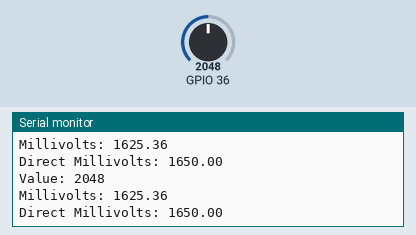
Bench run of a program on a simulated ESP32. Parts: the last lines printed to the serial monitor. The test bench sets the inputs (shaded band); at power-on: GPIO 36 = 2048.

Above: at 1.2 s.
1.3 s: GPIO 36 set to 2866
At 2.6 s:
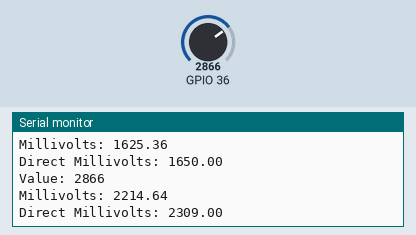
2.8 s: GPIO 36 set to 3603
At 3.8 s:
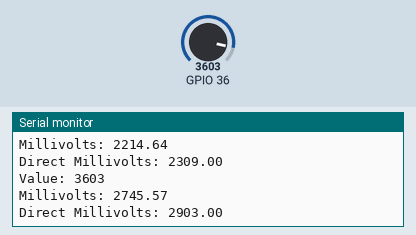
Timing chart, 0 to 5.8 s (numbered marks = the images above; inputs shaded):
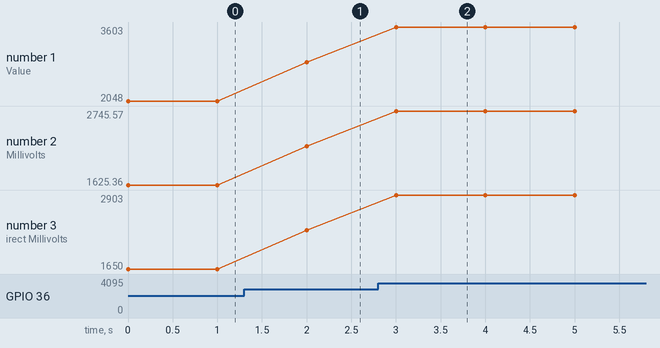

The program:

main.cpp
```cpp
// See https://docs.espressif.com/projects/arduino-esp32/en/latest/api/adc.html
// Example of using ADC on ESP32 with Arduino framework
#include <Arduino.h>
#include <driver/adc.h>

void setup() {
    Serial.begin(115200);
    // Configure ADC on GPIO 36 (ADC1_CH0)
    analogSetPinAttenuation(36, (adc_attenuation_t)ADC_ATTEN_DB_12);  // Set attenuation to 12dB (max ~3.1V)
    analogSetWidth(12);                                               // Set ADC resolution to 12 bits (0-4095)
}

void loop() {
    // Read raw ADC value (0-4095)
    int value = analogRead(36);
    Serial.println("Value: " + String(value));

    // Convert raw value to millivolts (150-3100mV with 11dB or 12dB attenuation with ESP32)
    float voltage = (float)value * (3100.0 - 150.0) / 4095.0 + 150.0;

    // Directly read voltage in millivolts
    float direct_voltage = analogReadMilliVolts(36);

    // Print calculated and direct millivolt values
    Serial.println("Millivolts: " + String(voltage));
    Serial.println("Direct Millivolts: " + String(direct_voltage));

    delay(1000);  // Wait 1 second
}
```

Measured:
- after the input at 1.3 s, the serial monitor: prints a new line after 0.70 s (image 1)
- after the input at 2.8 s, the serial monitor: prints a new line after 0.20 s (image 2)
- plotted number 1: 2048 → 2866 after the input at 1.3 s, 2866 → 3603 after the input at 2.8 s
- plotted number 2: 1625.36 → 2214.64 after the input at 1.3 s, 2214.64 → 2745.57 after the input at 2.8 s
- plotted number 3: 1650 → 2309 after the input at 1.3 s, 2309 → 2903 after the input at 2.8 s
